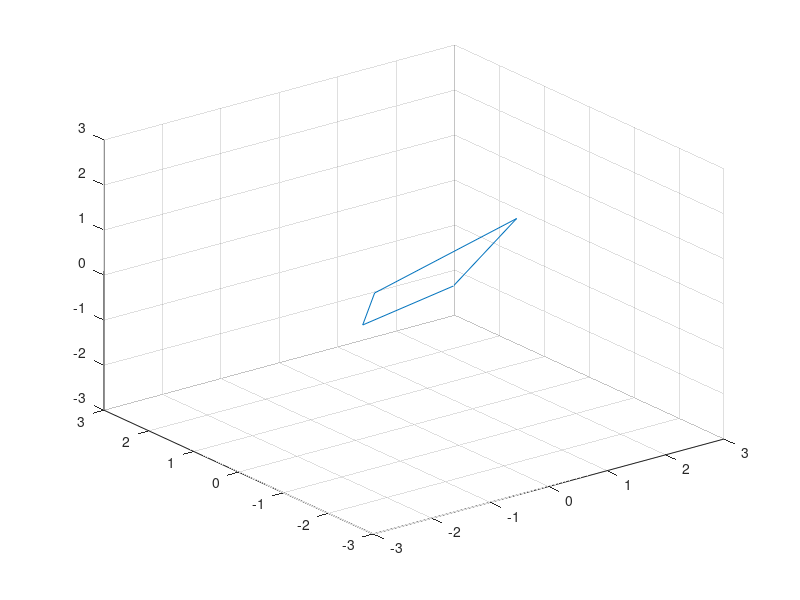

Write the MATLAB code that produced this figure.
clear all
clc
lim=[-3 3];
pitch = 0.5;
roll = -0.5;

xlength=2;
ylength=1;
thiq=1;

tip=[xlength*cos(pitch),0,xlength*sin(pitch)];
wing=[0,ylength*cos(roll),ylength*sin(roll)];
wing2=[0,-ylength*cos(roll),-ylength*sin(roll)];
bum=[-thiq*cos(pitch),0,-thiq*sin(pitch)];

floaty=[tip;wing;bum;wing2;tip];

plot3(floaty(:,1),floaty(:,2),floaty(:,3));
%axes(lim);
%view(0,0);
xlim([-3 3])
ylim([-3 3])
zlim([-3 3])
grid on

%{
function axes(lim)

plot3([lim(1) lim(2)],[0 0],[0 0],'k')
plot3([0 0],[lim(1) lim(2)],[0 0],'k')
plot3([0 0],[0 0],[lim(1) lim(2)],'k')

end
%}